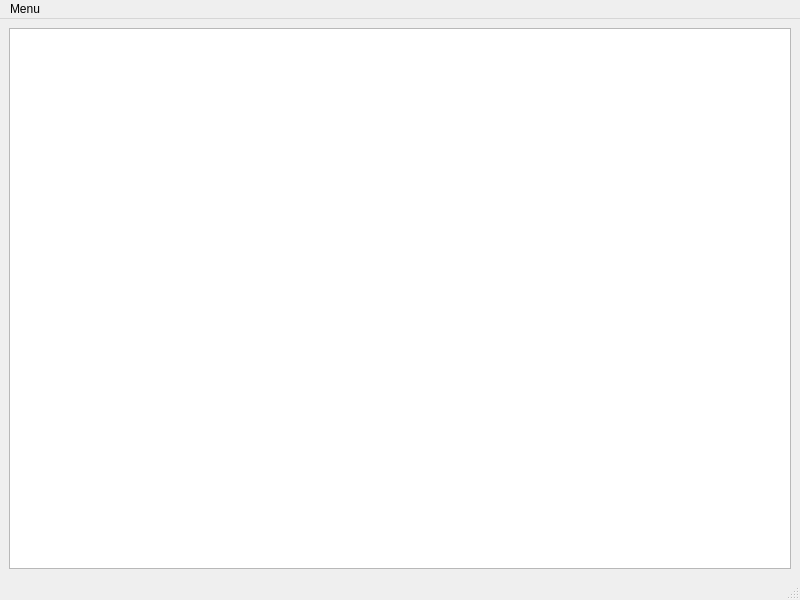
<?xml version="1.0" encoding="UTF-8"?>
<ui version="4.0">
 <class>Notepad</class>
 <widget class="QMainWindow" name="Notepad">
  <property name="geometry">
   <rect>
    <x>0</x>
    <y>0</y>
    <width>800</width>
    <height>600</height>
   </rect>
  </property>
  <property name="windowTitle">
   <string>Notepad</string>
  </property>
  <widget class="QWidget" name="centralwidget">
   <layout class="QVBoxLayout" name="verticalLayout">
    <item>
     <widget class="QTextEdit" name="textEdit"/>
    </item>
   </layout>
  </widget>
  <widget class="QMenuBar" name="menubar">
   <property name="geometry">
    <rect>
     <x>0</x>
     <y>0</y>
     <width>800</width>
     <height>21</height>
    </rect>
   </property>
   <widget class="QMenu" name="menuMenu">
    <property name="title">
     <string>Menu</string>
    </property>
    <addaction name="actionNew"/>
    <addaction name="actionOpen"/>
    <addaction name="actionSave"/>
    <addaction name="actionSave_as"/>
    <addaction name="actionPrint"/>
    <addaction name="actionExit"/>
   </widget>
   <addaction name="menuMenu"/>
  </widget>
  <widget class="QStatusBar" name="statusbar"/>
  <action name="actionOpen">
   <property name="text">
    <string>Open</string>
   </property>
  </action>
  <action name="actionSave">
   <property name="text">
    <string>Save</string>
   </property>
  </action>
  <action name="actionSave_as">
   <property name="text">
    <string>Save as</string>
   </property>
  </action>
  <action name="actionPrint">
   <property name="text">
    <string>Print</string>
   </property>
  </action>
  <action name="actionExit">
   <property name="text">
    <string>Exit</string>
   </property>
  </action>
  <action name="actionNew">
   <property name="text">
    <string>New</string>
   </property>
  </action>
 </widget>
 <resources/>
 <connections/>
</ui>
